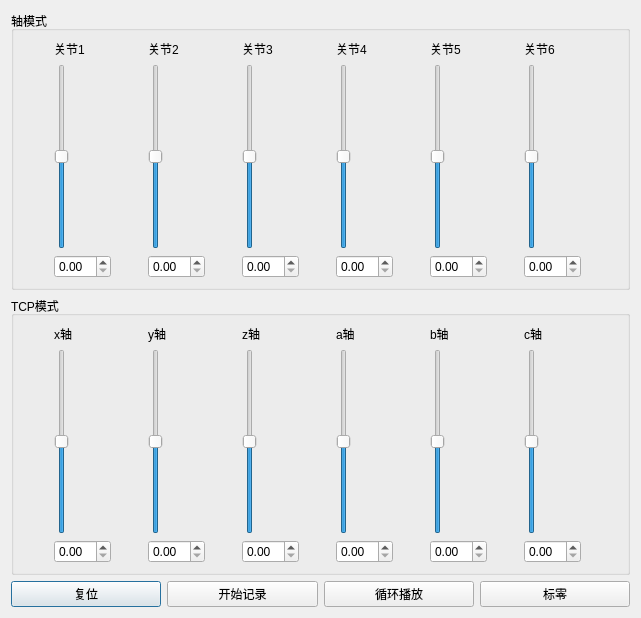
<?xml version="1.0" encoding="UTF-8"?>
<ui version="4.0">
 <class>SixJoints</class>
 <widget class="QDialog" name="SixJoints">
  <property name="geometry">
   <rect>
    <x>0</x>
    <y>0</y>
    <width>641</width>
    <height>618</height>
   </rect>
  </property>
  <property name="windowTitle">
   <string>轴控制模式</string>
  </property>
  <layout class="QGridLayout" name="gridLayout_3">
   <item row="0" column="0" colspan="4">
    <widget class="QGroupBox" name="groupBoxJoint">
     <property name="title">
      <string>轴模式</string>
     </property>
     <layout class="QGridLayout" name="gridLayout">
      <item row="0" column="0">
       <widget class="QLabel" name="label_21">
        <property name="layoutDirection">
         <enum>Qt::RightToLeft</enum>
        </property>
        <property name="text">
         <string>关节1</string>
        </property>
        <property name="alignment">
         <set>Qt::AlignLeading|Qt::AlignLeft|Qt::AlignVCenter</set>
        </property>
       </widget>
      </item>
      <item row="0" column="1">
       <widget class="QLabel" name="label_23">
        <property name="text">
         <string>关节2</string>
        </property>
        <property name="alignment">
         <set>Qt::AlignLeading|Qt::AlignLeft|Qt::AlignVCenter</set>
        </property>
       </widget>
      </item>
      <item row="0" column="2">
       <widget class="QLabel" name="label_20">
        <property name="text">
         <string>关节3</string>
        </property>
       </widget>
      </item>
      <item row="0" column="3">
       <widget class="QLabel" name="label_19">
        <property name="text">
         <string>关节4</string>
        </property>
       </widget>
      </item>
      <item row="0" column="4">
       <widget class="QLabel" name="label_22">
        <property name="text">
         <string>关节5</string>
        </property>
       </widget>
      </item>
      <item row="0" column="5">
       <widget class="QLabel" name="label_24">
        <property name="text">
         <string>关节6</string>
        </property>
       </widget>
      </item>
      <item row="1" column="0">
       <widget class="QSlider" name="verticalSliderJ1">
        <property name="minimum">
         <number>-50</number>
        </property>
        <property name="maximum">
         <number>50</number>
        </property>
        <property name="orientation">
         <enum>Qt::Vertical</enum>
        </property>
       </widget>
      </item>
      <item row="1" column="1">
       <widget class="QSlider" name="verticalSliderJ2">
        <property name="minimum">
         <number>-50</number>
        </property>
        <property name="maximum">
         <number>50</number>
        </property>
        <property name="orientation">
         <enum>Qt::Vertical</enum>
        </property>
       </widget>
      </item>
      <item row="1" column="2">
       <widget class="QSlider" name="verticalSliderJ3">
        <property name="minimum">
         <number>-50</number>
        </property>
        <property name="maximum">
         <number>50</number>
        </property>
        <property name="orientation">
         <enum>Qt::Vertical</enum>
        </property>
       </widget>
      </item>
      <item row="1" column="3">
       <widget class="QSlider" name="verticalSliderJ4">
        <property name="minimum">
         <number>-50</number>
        </property>
        <property name="maximum">
         <number>50</number>
        </property>
        <property name="orientation">
         <enum>Qt::Vertical</enum>
        </property>
       </widget>
      </item>
      <item row="1" column="4">
       <widget class="QSlider" name="verticalSliderJ5">
        <property name="minimum">
         <number>-50</number>
        </property>
        <property name="maximum">
         <number>50</number>
        </property>
        <property name="orientation">
         <enum>Qt::Vertical</enum>
        </property>
       </widget>
      </item>
      <item row="1" column="5">
       <widget class="QSlider" name="verticalSliderJ6">
        <property name="minimum">
         <number>-50</number>
        </property>
        <property name="maximum">
         <number>50</number>
        </property>
        <property name="orientation">
         <enum>Qt::Vertical</enum>
        </property>
       </widget>
      </item>
      <item row="2" column="0">
       <widget class="QDoubleSpinBox" name="doubleSpinBoxJ1"/>
      </item>
      <item row="2" column="1">
       <widget class="QDoubleSpinBox" name="doubleSpinBoxJ2"/>
      </item>
      <item row="2" column="2">
       <widget class="QDoubleSpinBox" name="doubleSpinBoxJ3"/>
      </item>
      <item row="2" column="3">
       <widget class="QDoubleSpinBox" name="doubleSpinBoxJ4"/>
      </item>
      <item row="2" column="4">
       <widget class="QDoubleSpinBox" name="doubleSpinBoxJ5"/>
      </item>
      <item row="2" column="5">
       <widget class="QDoubleSpinBox" name="doubleSpinBoxJ6"/>
      </item>
     </layout>
    </widget>
   </item>
   <item row="1" column="0" colspan="4">
    <widget class="QGroupBox" name="groupBoxTCP">
     <property name="title">
      <string>TCP模式</string>
     </property>
     <layout class="QGridLayout" name="gridLayout_2">
      <item row="0" column="3">
       <widget class="QLabel" name="label_13">
        <property name="text">
         <string>a轴</string>
        </property>
       </widget>
      </item>
      <item row="1" column="0">
       <widget class="QSlider" name="verticalSliderTCP1">
        <property name="minimum">
         <number>-50</number>
        </property>
        <property name="maximum">
         <number>50</number>
        </property>
        <property name="orientation">
         <enum>Qt::Vertical</enum>
        </property>
       </widget>
      </item>
      <item row="1" column="1">
       <widget class="QSlider" name="verticalSliderTCP2">
        <property name="minimum">
         <number>-50</number>
        </property>
        <property name="maximum">
         <number>50</number>
        </property>
        <property name="orientation">
         <enum>Qt::Vertical</enum>
        </property>
       </widget>
      </item>
      <item row="0" column="5">
       <widget class="QLabel" name="label_18">
        <property name="text">
         <string>c轴</string>
        </property>
       </widget>
      </item>
      <item row="0" column="4">
       <widget class="QLabel" name="label_16">
        <property name="text">
         <string>b轴</string>
        </property>
       </widget>
      </item>
      <item row="0" column="0">
       <widget class="QLabel" name="label_15">
        <property name="layoutDirection">
         <enum>Qt::RightToLeft</enum>
        </property>
        <property name="text">
         <string>x轴</string>
        </property>
        <property name="alignment">
         <set>Qt::AlignLeading|Qt::AlignLeft|Qt::AlignVCenter</set>
        </property>
       </widget>
      </item>
      <item row="0" column="2">
       <widget class="QLabel" name="label_14">
        <property name="text">
         <string>z轴</string>
        </property>
       </widget>
      </item>
      <item row="0" column="1">
       <widget class="QLabel" name="label_17">
        <property name="text">
         <string>y轴</string>
        </property>
        <property name="alignment">
         <set>Qt::AlignLeading|Qt::AlignLeft|Qt::AlignVCenter</set>
        </property>
       </widget>
      </item>
      <item row="1" column="3">
       <widget class="QSlider" name="verticalSliderTCP4">
        <property name="minimum">
         <number>-50</number>
        </property>
        <property name="maximum">
         <number>50</number>
        </property>
        <property name="orientation">
         <enum>Qt::Vertical</enum>
        </property>
       </widget>
      </item>
      <item row="1" column="4">
       <widget class="QSlider" name="verticalSliderTCP5">
        <property name="minimum">
         <number>-50</number>
        </property>
        <property name="maximum">
         <number>50</number>
        </property>
        <property name="orientation">
         <enum>Qt::Vertical</enum>
        </property>
       </widget>
      </item>
      <item row="1" column="5">
       <widget class="QSlider" name="verticalSliderTCP6">
        <property name="minimum">
         <number>-50</number>
        </property>
        <property name="maximum">
         <number>50</number>
        </property>
        <property name="orientation">
         <enum>Qt::Vertical</enum>
        </property>
       </widget>
      </item>
      <item row="1" column="2">
       <widget class="QSlider" name="verticalSliderTCP3">
        <property name="minimum">
         <number>-50</number>
        </property>
        <property name="maximum">
         <number>50</number>
        </property>
        <property name="orientation">
         <enum>Qt::Vertical</enum>
        </property>
       </widget>
      </item>
      <item row="2" column="0">
       <widget class="QDoubleSpinBox" name="doubleSpinBoxTCP1"/>
      </item>
      <item row="2" column="1">
       <widget class="QDoubleSpinBox" name="doubleSpinBoxTCP2"/>
      </item>
      <item row="2" column="2">
       <widget class="QDoubleSpinBox" name="doubleSpinBoxTCP3"/>
      </item>
      <item row="2" column="3">
       <widget class="QDoubleSpinBox" name="doubleSpinBoxTCP4"/>
      </item>
      <item row="2" column="4">
       <widget class="QDoubleSpinBox" name="doubleSpinBoxTCP5"/>
      </item>
      <item row="2" column="5">
       <widget class="QDoubleSpinBox" name="doubleSpinBoxTCP6"/>
      </item>
     </layout>
    </widget>
   </item>
   <item row="2" column="0">
    <widget class="QPushButton" name="pushButtonReset">
     <property name="text">
      <string>复位</string>
     </property>
    </widget>
   </item>
   <item row="2" column="1">
    <widget class="QPushButton" name="record">
     <property name="text">
      <string>开始记录</string>
     </property>
    </widget>
   </item>
   <item row="2" column="2">
    <widget class="QPushButton" name="start">
     <property name="text">
      <string>循环播放</string>
     </property>
    </widget>
   </item>
   <item row="2" column="3">
    <widget class="QPushButton" name="pushButtonOri">
     <property name="text">
      <string>标零</string>
     </property>
    </widget>
   </item>
  </layout>
 </widget>
 <resources/>
 <connections/>
</ui>
